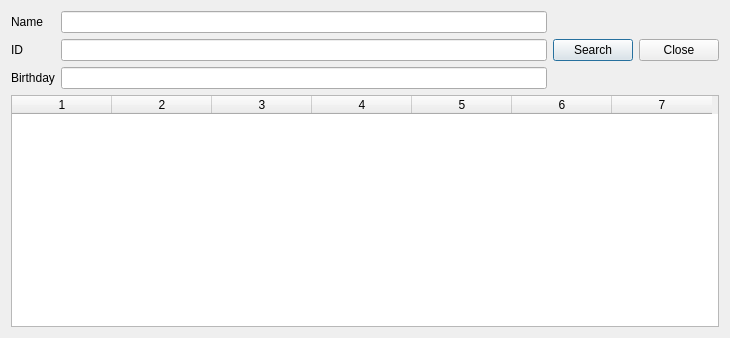
<?xml version="1.0" encoding="UTF-8"?>
<ui version="4.0">
 <class>SearchStudent</class>
 <widget class="QDialog" name="SearchStudent">
  <property name="geometry">
   <rect>
    <x>0</x>
    <y>0</y>
    <width>730</width>
    <height>338</height>
   </rect>
  </property>
  <property name="windowTitle">
   <string>Dialog</string>
  </property>
  <layout class="QHBoxLayout" name="horizontalLayout_2">
   <item>
    <layout class="QVBoxLayout" name="verticalLayout">
     <item>
      <layout class="QHBoxLayout" name="horizontalLayout">
       <item>
        <layout class="QFormLayout" name="formLayout">
         <item row="0" column="0">
          <widget class="QLabel" name="label">
           <property name="text">
            <string>Name</string>
           </property>
          </widget>
         </item>
         <item row="0" column="1">
          <widget class="QLineEdit" name="name"/>
         </item>
         <item row="1" column="0">
          <widget class="QLabel" name="label_2">
           <property name="text">
            <string>ID</string>
           </property>
          </widget>
         </item>
         <item row="1" column="1">
          <widget class="QLineEdit" name="id"/>
         </item>
         <item row="2" column="0">
          <widget class="QLabel" name="label_4">
           <property name="text">
            <string>Birthday</string>
           </property>
          </widget>
         </item>
         <item row="2" column="1">
          <widget class="QLineEdit" name="birthday"/>
         </item>
        </layout>
       </item>
       <item>
        <widget class="QPushButton" name="search">
         <property name="text">
          <string>Search</string>
         </property>
        </widget>
       </item>
       <item>
        <widget class="QPushButton" name="close">
         <property name="text">
          <string>Close</string>
         </property>
        </widget>
       </item>
      </layout>
     </item>
     <item>
      <widget class="QTableWidget" name="tableWidget">
       <property name="columnCount">
        <number>7</number>
       </property>
       <column/>
       <column/>
       <column/>
       <column/>
       <column/>
       <column/>
       <column/>
      </widget>
     </item>
    </layout>
   </item>
  </layout>
 </widget>
 <resources/>
 <connections/>
</ui>
